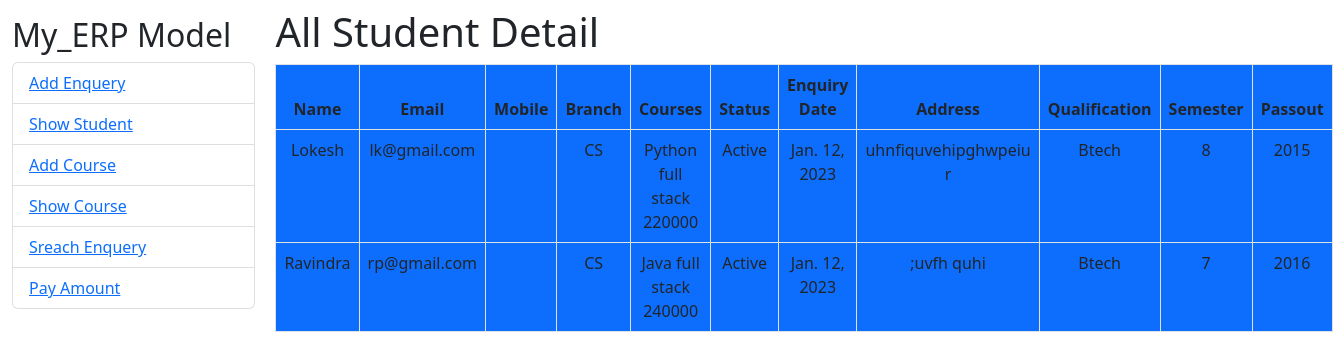
The app's page /showstudent, older data.
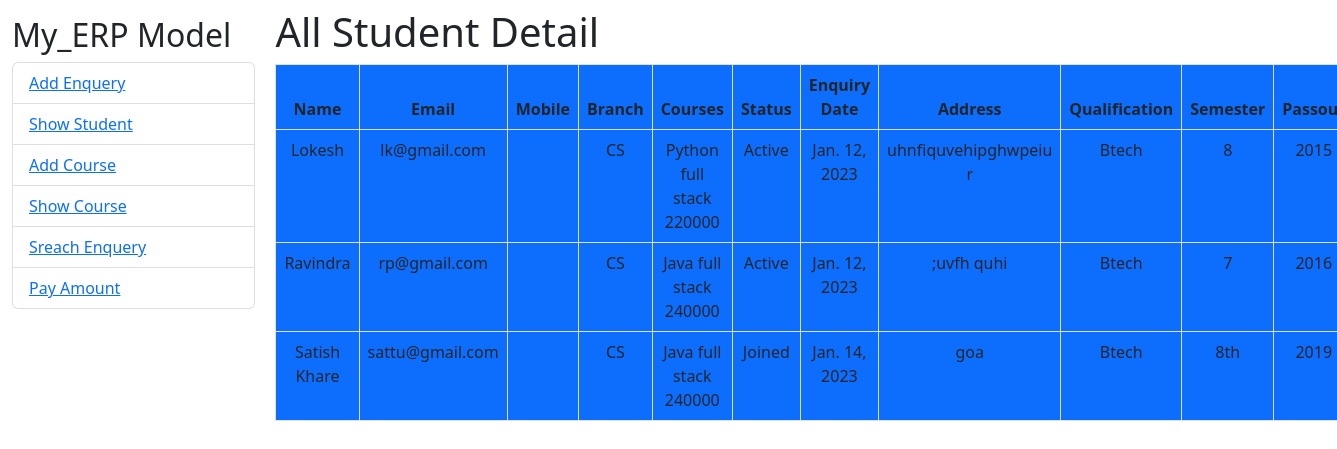
The same page, newer data.
### home/models.py (models this page shows, shortened)
class Student(models.Model):
    sname = models.CharField(max_length=50)
    email = models.EmailField(max_length=254)
    mobile = models.CharField(max_length=50)
    branch = models.CharField(max_length=50)
    course = models.ForeignKey(Course, on_delete=models.CASCADE)
    status = models.CharField(max_length=50)
    date = models.DateField(auto_now=False)
    address = models.TextField()
    qualification = models.CharField(max_length=50)
    sem = models.CharField(max_length=50)
    passout = models.IntegerField()

class Course(models.Model):
    cname = models.CharField(max_length=50)
    duration = models.CharField(max_length=50)
    detail = models.CharField(max_length=50)
    fees = models.IntegerField()
    def __str__(self):
        return self.cname+" "+str(self.fees)

### home/views.py (the view)
# urls.py: path('showstudent', views.showstudent),
def showstudent(request):
    stu=Student.objects.all()
    return render(request,"showstudent.html",{"stu":stu})

### templates/showstudent.html
{% extends "base.html" %}
{% block content %}
    <h1>All Student Detail</h1>
    <table class="table table-bordered text-center table-hover bg-primary">
        <thead>
            <tr>
                <th>Name</th>
                <th>Email</th>
                <th>Mobile</th>
                <th>Branch</th>
                <th>Courses</th>
                <th>Status</th>
                <th>Enquiry Date</th>
                <th>Address</th>
                <th>Qualification</th>
                <th>Semester</th>
                <th>Passout</th>
            </tr>
        </thead>
        <tbody>
            {% for i in stu %}
            <tr>
                <td>{{i.sname}}</td>
                <td>{{i.email}}</td>
                <td>{{i.mob}}</td>
                <td>{{i.branch}}</td>
                <td>{{i.course}}</td>
                <td>{{i.status}}</td>
                <td>{{i.date}}</td>
                <td>{{i.address}}</td>
                <td>{{i.qualification}}</td>
                <td>{{i.sem}}</td>
                <td>{{i.passout}}</td>
            </tr>
            {% endfor %}
        </tbody>
    </table>
{% endblock %}

### templates/base.html (shortened to what this page needs)
<!DOCTYPE html>
<html lang="en">
<head>
  <link href="https://cdn.jsdelivr.net/npm/bootstrap@5.2.3/dist/css/bootstrap.min.css" rel="stylesheet">
</head>
<body>
<div class="container mt-3" style="width:20%; float:left">
  <h2>My_ERP Model</h2>
  <ul class="list-group">
    <li class="list-group-item "><a href="#">Add Enquery</a></li>
    <li class="list-group-item "><a href="showstudent">Show Student</a></li>
    <li class="list-group-item "><a href="addcourse">Add Course</a></li>
    <li class="list-group-item "><a href="showcourse">Show Course</a></li>
    <li class="list-group-item "><a href="">Sreach Enquery</a></li>
    <li class="list-group-item "><a href="">Pay Amount</a></li>
  </ul>
</div>
<div style="width:75%; float:left" class='m-2'>
    {% block content %}
    {% endblock %}
</div>
</body>
</html>

Row changes from the older to the newer data that the page shows:
added Student: sname "Satish Khare", email "sattu@gmail.com", branch "CS", course "Java full stack 240000", status "Joined", date "Jan. 14, 2023", address "goa", qualification "Btech", sem "8th", passout "2019"
